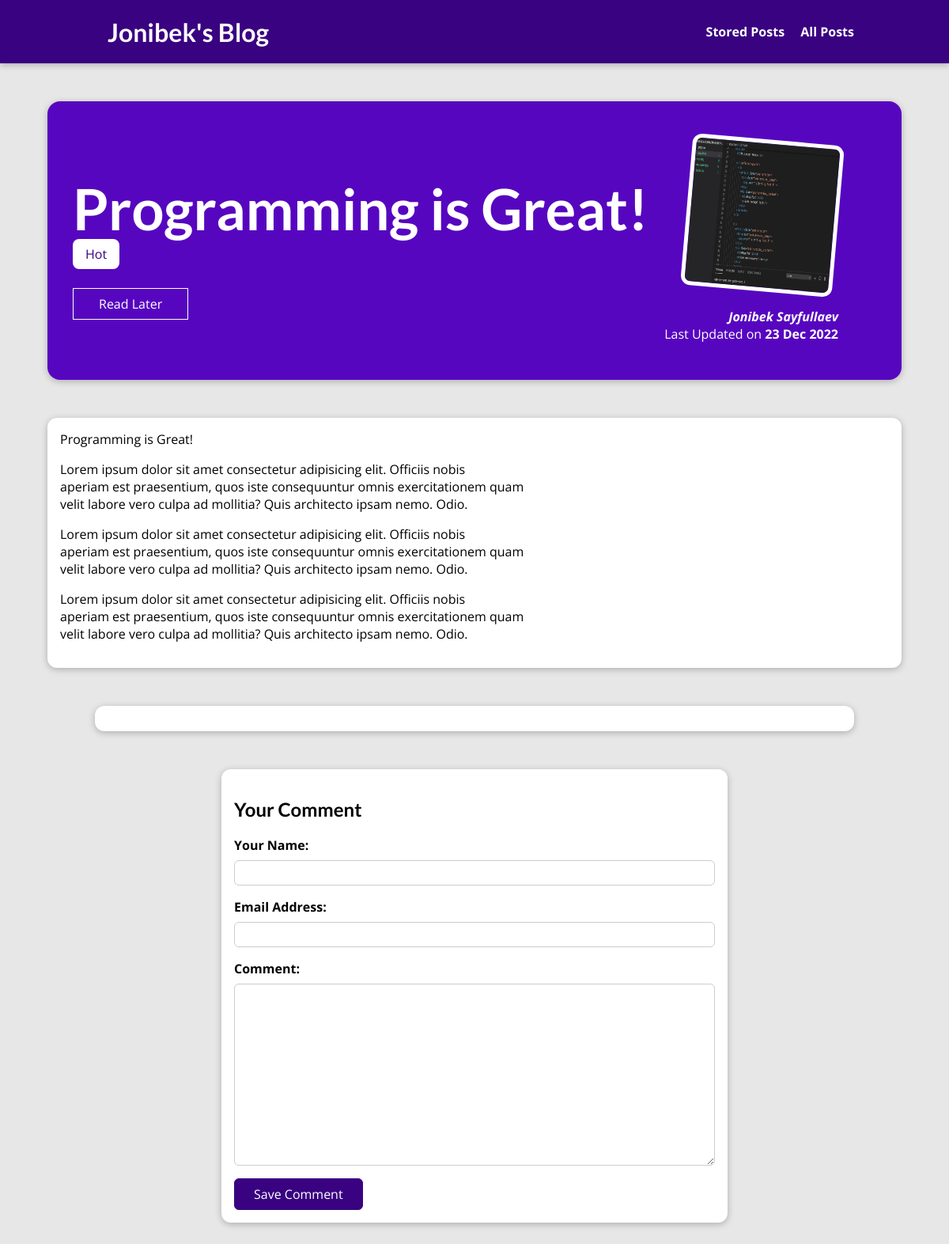
Page /posts/programming-is-fun on the committed database.
### blog/models.py (models this page shows, shortened)
class Post(models.Model):
    title = models.CharField(max_length=150)
    excerpt = models.CharField(max_length=200)
    image = models.ImageField(upload_to="posts", null=True)
    date = models.DateField(auto_now=True)
    slug = models.SlugField(unique=True, db_index=True)
    content = models.TextField()
    author = models.ForeignKey(
        Author, on_delete=models.SET_NULL, null=True, related_name='posts')
    tags = models.ManyToManyField(Tag)

class Tag(models.Model):
    caption = models.CharField(max_length=20)

class Author(models.Model):
    first_name = models.CharField(max_length=100)
    last_name = models.CharField(max_length=100)
    email_address = models.EmailField(max_length=254)
    def full_name(self):
        return f"{self.first_name} {self.last_name}"
    def __str__(self):
        return self.full_name()

### blog/views.py (the view, shortened to what this page needs)
# urls.py: path("posts/<slug:slug>", views.PostDetailView.as_view(),
class PostDetailView(View):
    def get(self, request, slug):
        post = Post.objects.get(slug=slug)
        context = {
            "post": post,
            "post_tags": post.tags.all(),
            "comment_form": CommentForm(),
            "comments": post.comments.all().order_by('-id')
        }
        return render(request, 'blog/post-detail.html', context)

### blog/forms.py
class CommentForm(forms.ModelForm):
    class Meta:
        model = Comment
        exclude = ["post"]
        labels = {
            "user_name": "Your Name",
            "user_email": "Email Address",
            "text": "Comment"
        }

### blog/templates/blog/post-detail.html (shortened to what this page needs)
{% extends 'base.html' %}
{% load static %}
{% block css_files %}
    <link rel="stylesheet" href="{% static 'blog/post-detail.css' %}">
{% endblock css_files %}
{% block content %}
    <section id="summary">
        <h2>{{post.title}}</h2>
        <div class="span">
            {% for tag in post_tags %}
                <span class="tag">{{tag.caption}}</span>
            {% endfor %}
        </div>
        <div id="read-later">
            <form action="{% url 'read-later' %}" method="POST">
                <button>Read Later</button>
            </form>
        </div>
        <article>
            <img src="{{post.image.url}}" alt="Post Title">
            <address><a href="mailto:{{post.author.email_address}}">{{post.author}}</a></address>
            <div>
                Last Updated on <time>{{post.date|date:"d M Y"}}</time>
            </div>
        </article>
    </section>
    <main>
        {{post.title}}
        {{post.content|linebreaks}}
    </main>
    <section id="comments">
    </section>
    <section id="comment-form">
        <h1>Your Comment</h1>
        <form action="{% url 'post_detail_page' post.slug %}" method="POST">
            {% for form_field in comment_form %}
            <div class="form-control {% if form_field.errors %}invalid{% endif %}">
                {{form_field.label_tag}}
                {{form_field}}
            </div>
            {% endfor %}
                <button>Save Comment</button>
        </form>
    </section>
{% endblock content %}

### static/app.css (style rules this page uses)
* { box-sizing: border-box; }
html { font-family: 'Open Sans', 'Lato', sans-serif; }
body { margin: 0; }
h1, h2, h3 { font-family: 'Lato', sans-serif; font-weight: bold; }

### blog/static/blog/post-detail.css (style rules this page uses)
body { background-color: #e7e7e7; }
#summary { margin: 8rem auto 3rem auto; padding: 2rem; width: 90%; max-width: 90rem; border-radius: 16px; background-color: #5706c0; position: relative; box-shadow: 0 2px 8px rgba(0, 0, 0, 0.25); height: 22rem; }
#summary h2 { color: white; font-size: 4.5rem; margin-bottom: 0.25rem; }
#summary article { position: absolute; top: 2rem; right: 3rem; padding: 1rem 2rem; border-radius: 12px; text-align: right; color: white; }
#summary article img { width: 12rem; height: 12rem; border-radius: 12px; transform: rotateZ(5deg); border: 5px solid white; margin-bottom: 1rem; }
#summary address { font-weight: bold; }
#summary a { color: white; text-decoration: none; }
#summary time { font-weight: bold; }
.tag { background-color: white; color: #390281; padding: 0.5rem 1rem; border-radius: 8px; }
#read-later { margin: 2rem 0; }
#read-later button { background-color: transparent; border: 1px solid white; padding: 0.5rem 2rem; font: inherit; color: white; cursor: pointer; }
main { width: 90%; max-width: 90rem; margin: 3rem auto; background-color: white; padding: 1rem; border-radius: 12px; box-shadow: 0 2px 8px rgba(0, 0, 0, 0.25); }
#comment-form { margin: 3rem auto; width: 90%; max-width: 40rem; border-radius: 12px; background-color: white; box-shadow: 0 2px 8px rgba(0, 0, 0, 0.25); padding: 1rem; }
#comment-form button { font: inherit; background-color: #390281; color: white; border: 1px solid #390281; padding: 0.5rem 1.5rem; border-radius: 6px; cursor: pointer; }
.form-control { margin-bottom: 1rem; }
.form-control label { font-weight: bold; margin-bottom: 0.5rem; display: block; }
.form-control input, .form-control textarea { display: block; width: 100%; font: inherit; padding: 0.25rem; border-radius: 6px; border: 1px solid #ccc; }
#comments { margin: 3rem auto; width: 90%; max-width: 60rem; border-radius: 12px; background-color: white; box-shadow: 0 2px 8px rgba(0, 0, 0, 0.25); padding: 1rem 2rem; font-weight: bold; }

### rows in the picture
Post: title "Programming is Great!", image (picture), author "Jonibek Sayfullaev", date "23 Dec 2022", content "Lorem ipsum dolor sit amet consectetur adipisicing elit. Officiis nobis aperiam est praesentium, quos iste consequuntur omnis exercitationem quam velit labore vero culpa ad mollitia? Quis architecto ipsam nemo. Odio. Lorem ipsum dolor sit amet consectetur adipisicing elit. Officiis nobis aperiam est praesentium, quos iste consequuntur omnis exercitationem quam velit labore vero culpa ad mollitia? Quis architecto ipsam nemo. Odio. Lorem ipsum dolor sit amet consectetur adipisicing elit. Officiis nobis aperiam est praesentium, quos iste consequuntur omnis exercitationem quam velit labore vero culpa ad mollitia? Quis architecto ipsam nemo. Odio."
Tag: caption "Hot"
